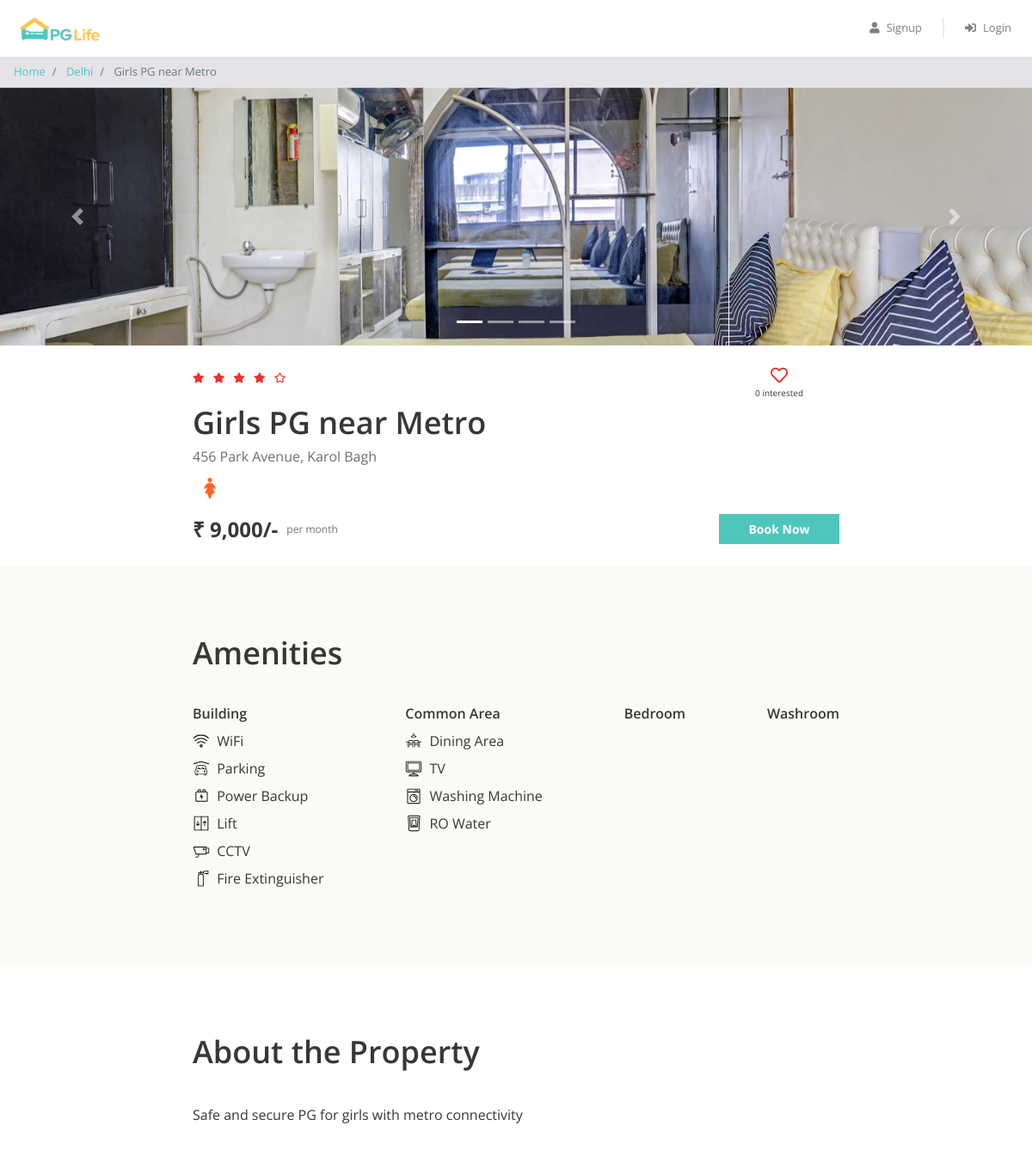
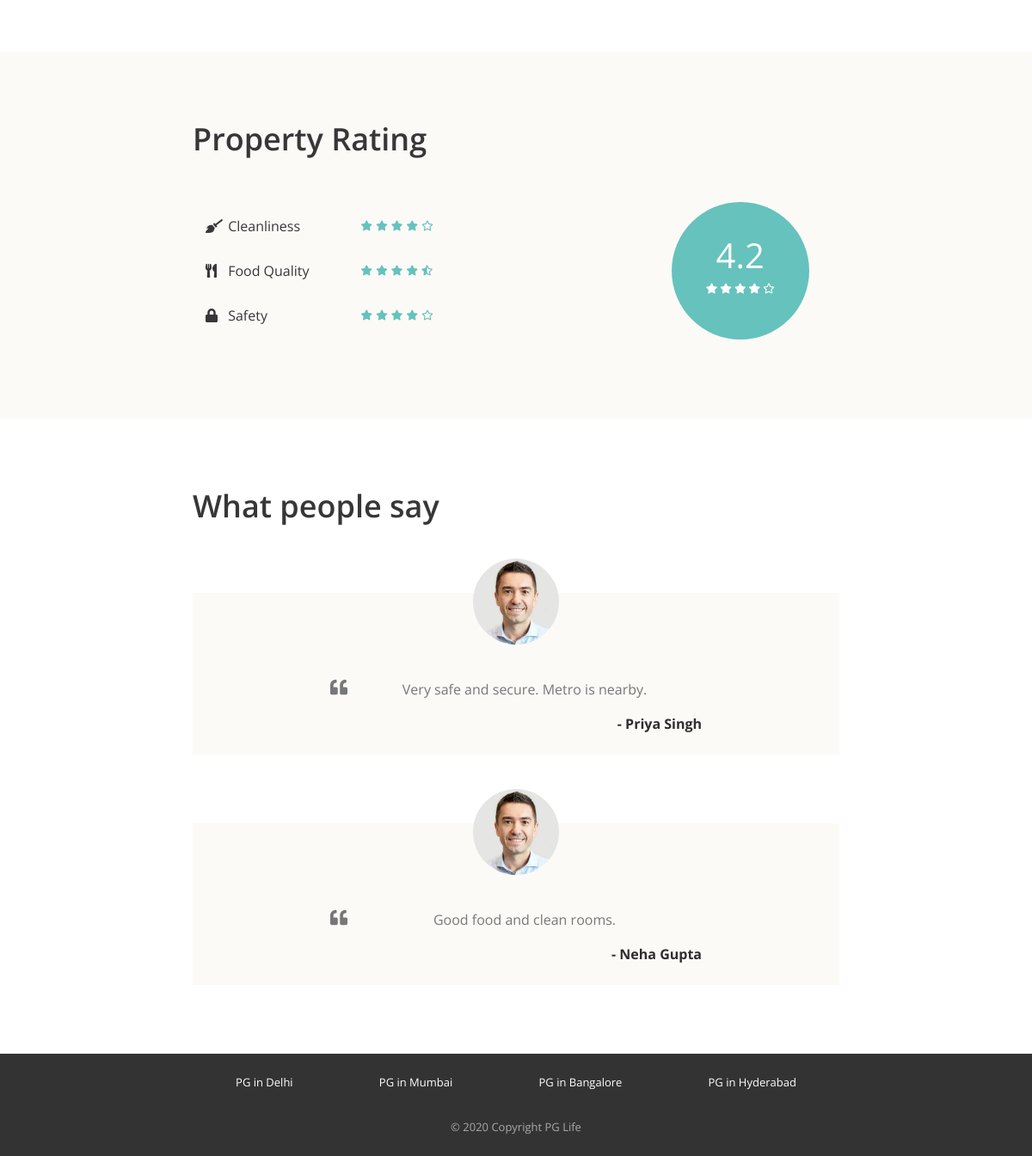
Screenshot of /property_detail.php?property_id=2 with the database file from the repository (2 pictures, top to bottom).
### tables this page shows
CREATE TABLE IF NOT EXISTS properties (
    id INT AUTO_INCREMENT PRIMARY KEY,
    city_id INT NOT NULL,
    name VARCHAR(255) NOT NULL,
    address TEXT NOT NULL,
    gender VARCHAR(10) NOT NULL,
    rent INT NOT NULL,
    rating_clean DECIMAL(2,1) DEFAULT 0,
    rating_food DECIMAL(2,1) DEFAULT 0,
    rating_safety DECIMAL(2,1) DEFAULT 0,
    description TEXT,
    FOREIGN KEY (city_id) REFERENCES cities(id)
);

CREATE TABLE IF NOT EXISTS cities (
    id INT AUTO_INCREMENT PRIMARY KEY,
    name VARCHAR(255) NOT NULL UNIQUE
);

CREATE TABLE IF NOT EXISTS amenities (
    id INT AUTO_INCREMENT PRIMARY KEY,
    name VARCHAR(255) NOT NULL,
    type VARCHAR(50) NOT NULL,
    icon VARCHAR(255) NOT NULL
);

CREATE TABLE IF NOT EXISTS testimonials (
    id INT AUTO_INCREMENT PRIMARY KEY,
    property_id INT NOT NULL,
    user_name VARCHAR(255) NOT NULL,
    content TEXT NOT NULL,
    FOREIGN KEY (property_id) REFERENCES properties(id)
);

### property_detail.php (the view, shortened to what this page needs)
<?php
$property_id = $_GET["property_id"];
$sql_1 = "SELECT *, p.id AS property_id, p.name AS property_name, c.name AS city_name
            FROM properties p
            INNER JOIN cities c ON p.city_id = c.id
            WHERE p.id = $property_id";
$result_1 = mysqli_query($conn, $sql_1);
$property = mysqli_fetch_assoc($result_1);
$sql_2 = "SELECT * FROM testimonials WHERE property_id = $property_id";
$result_2 = mysqli_query($conn, $sql_2);
$testimonials = mysqli_fetch_all($result_2, MYSQLI_ASSOC);
$sql_3 = "SELECT a.*
            FROM amenities a
            INNER JOIN properties_amenities pa ON a.id = pa.amenity_id
            WHERE pa.property_id = $property_id";
$result_3 = mysqli_query($conn, $sql_3);
$amenities = mysqli_fetch_all($result_3, MYSQLI_ASSOC);
$sql_4 = "SELECT * FROM interested_users_properties WHERE property_id = $property_id";
$result_4 = mysqli_query($conn, $sql_4);
$interested_users_count = mysqli_num_rows($result_4);
?>
<!DOCTYPE html>
<html lang="en">
<head>
    <?php
    include "includes/head_links.php";
    ?>
    <link href="css/property_detail.css" rel="stylesheet" />
</head>
<body>
    <?php
    include "includes/header.php";
    ?>
    <nav aria-label="breadcrumb">
        <ol class="breadcrumb py-2">
            <li class="breadcrumb-item">
                <a href="index.php">Home</a>
            </li>
            <li class="breadcrumb-item">
                <a href="property_list.php?city=<?= $property['city_name']; ?>"><?= $property['city_name']; ?></a>
            </li>
            <li class="breadcrumb-item active" aria-current="page">
                <?= $property['property_name']; ?>
            </li>
        </ol>
    </nav>
    <div id="property-images" class="carousel slide" data-ride="carousel">
        <ol class="carousel-indicators">
            <?php
            $property_images = glob("img/properties/" . $property['property_id'] . "/*");
            foreach ($property_images as $index => $property_image) {
            ?>
                <li data-target="#property-images" data-slide-to="<?= $index ?>" class="<?= $index == 0 ? "active" : ""; ?>"></li>
            <?php
            }
            ?>
        </ol>
        <div class="carousel-inner">
            <?php
            foreach ($property_images as $index => $property_image) {
            ?>
                <div class="carousel-item <?= $index == 0 ? "active" : ""; ?>">
                    <img class="d-block w-100" src="<?= $property_image ?>" alt="slide">
                </div>
            <?php
            }
            ?>
        </div>
        <a class="carousel-control-prev" href="#property-images" role="button" data-slide="prev">
            <span class="carousel-control-prev-icon" aria-hidden="true"></span>
        </a>
        <a class="carousel-control-next" href="#property-images" role="button" data-slide="next">
            <span class="carousel-control-next-icon" aria-hidden="true"></span>
        </a>
    </div>
    <div class="property-summary page-container">
        <div class="row no-gutters justify-content-between">
            <?php
            $total_rating = ($property['rating_clean'] + $property['rating_food'] + $property['rating_safety']) / 3;
            $total_rating = round($total_rating, 1);
            ?>
            <div class="star-container" title="<?= $total_rating ?>">
                <?php
                $rating = $total_rating;
                for ($i = 0; $i < 5; $i++) {
                    if ($rating >= $i + 0.8) {
                ?>
                        <i class="fas fa-star"></i>
                    <?php
                    } elseif ($rating >= $i + 0.3) {
                    ?>
                        <i class="fas fa-star-half-alt"></i>
                    <?php
                    } else {
                    ?>
                        <i class="far fa-star"></i>
                <?php
                    }
                }
                ?>
            </div>
            <div class="interested-container">
                <?php
                $is_interested = false;
                if ($is_interested) {
                ?>
                    <i class="is-interested-image fas fa-heart"></i>
                <?php
                } else {
                ?>
                    <i class="is-interested-image far fa-heart"></i>
                <?php
                }
                ?>
                <div class="interested-text">
                    <span class="interested-user-count"><?= $interested_users_count ?></span> interested
                </div>
            </div>
        </div>
        <div class="detail-container">
            <div class="property-name"><?= $property['property_name'] ?></div>
            <div class="property-address"><?= $property['address'] ?></div>
            <div class="property-gender">
                <?php
                if ($property['gender'] == "male") {
                ?>
                    <img src="img/male.png">
                <?php
                } elseif ($property['gender'] == "female") {
                ?>
                    <img src="img/female.png">
                <?php
                } else {
                ?>
                    <img src="img/unisex.png">
                <?php
                }
                ?>
            </div>
        </div>
        <div class="row no-gutters">
            <div class="rent-container col-6">
                <div class="rent">₹ <?= number_format($property['rent']) ?>/-</div>
                <div class="rent-unit">per month</div>
            </div>
            <div class="button-container col-6">
                <a href="#" class="btn btn-primary">Book Now</a>
            </div>
        </div>
    </div>
    <div class="property-amenities">
        <div class="page-container">
            <h1>Amenities</h1>
            <div class="row justify-content-between">
                <div class="col-md-auto">
                    <h5>Building</h5>
                    <?php
                    foreach ($amenities as $amenity) {
                        if ($amenity['type'] == "Building") {
                    ?>
                            <div class="amenity-container">
                                <img src="img/amenities/<?= $amenity['icon'] ?>.svg">
                                <span><?= $amenity['name'] ?></span>
                            </div>
                    <?php
                        }
                    }
                    ?>
                </div>
                <div class="col-md-auto">
                    <h5>Common Area</h5>
                    <?php
                    foreach ($amenities as $amenity) {
                        if ($amenity['type'] == "Common Area") {
                    ?>
                            <div class="amenity-container">
                                <img src="img/amenities/<?= $amenity['icon'] ?>.svg">
                                <span><?= $amenity['name'] ?></span>
                            </div>
                    <?php
                        }
                    }
                    ?>
                </div>
                <div class="col-md-auto">
                    <h5>Bedroom</h5>
                </div>
                <div class="col-md-auto">
                    <h5>Washroom</h5>
                </div>
            </div>
        </div>
    </div>
    <div class="property-about page-container">
        <h1>About the Property</h1>
        <p><?= $property['description'] ?></p>
    </div>
    <div class="property-rating">
        <div class="page-container">
            <h1>Property Rating</h1>
            <div class="row align-items-center justify-content-between">
                <div class="col-md-6">
                    <div class="rating-criteria row">
                        <div class="col-6">
                            <i class="rating-criteria-icon fas fa-broom"></i>
                            <span class="rating-criteria-text">Cleanliness</span>
                        </div>
                        <div class="rating-criteria-star-container col-6" title="<?= $property['rating_clean'] ?>">
                            <?php
                            $rating = $property['rating_clean'];
                            for ($i = 0; $i < 5; $i++) {
                                if ($rating >= $i + 0.8) {
                            ?>
                                    <i class="fas fa-star"></i>
                                <?php
                                } elseif ($rating >= $i + 0.3) {
                                ?>
                                    <i class="fas fa-star-half-alt"></i>
                                <?php
                                } else {
                                ?>
                                    <i class="far fa-star"></i>
                            <?php
                                }
                            }
                            ?>
                        </div>
                    </div>
                    <div class="rating-criteria row">
                        <div class="col-6">
                            <i class="rating-criteria-icon fas fa-utensils"></i>
                            <span class="rating-criteria-text">Food Quality</span>
                        </div>
                        <div class="rating-criteria-star-container col-6" title="<?= $property['rating_food'] ?>">
                            <?php
                            $rating = $property['rating_food'];
                            for ($i = 0; $i < 5; $i++) {
                                if ($rating >= $i + 0.8) {
                            ?>
                                    <i class="fas fa-star"></i>
                                <?php
                                } elseif ($rating >= $i + 0.3) {
                                ?>
                                    <i class="fas fa-star-half-alt"></i>
                                <?php
                                } else {
                                ?>
                                    <i class="far fa-star"></i>
                            <?php
                                }
                            }
                            ?>
                        </div>
                    </div>
                    <div class="rating-criteria row">
                        <div class="col-6">
                            <i class="rating-criteria-icon fa fa-lock"></i>
                            <span class="rating-criteria-text">Safety</span>
                        </div>
                        <div class="rating-criteria-star-container col-6" title="<?= $property['rating_safety'] ?>">
                            <?php
                            $rating = $property['rating_safety'];
                            for ($i = 0; $i < 5; $i++) {
                                if ($rating >= $i + 0.8) {
                            ?>
                                    <i class="fas fa-star"></i>
                                <?php
                                } elseif ($rating >= $i + 0.3) {
                                ?>
                                    <i class="fas fa-star-half-alt"></i>
                                <?php
                                } else {
                                ?>
                                    <i class="far fa-star"></i>
                            <?php
                                }
                            }
                            ?>
                        </div>
                    </div>
                </div>
                <div class="col-md-4">
                    <div class="rating-circle">
                        <?php
                        $total_rating = ($property['rating_clean'] + $property['rating_food'] + $property['rating_safety']) / 3;
                        $total_rating = round($total_rating, 1);
                        ?>
                        <div class="total-rating"><?= $total_rating ?></div>
                        <div class="rating-circle-star-container">
                            <?php
                            $rating = $total_rating;
                            for ($i = 0; $i < 5; $i++) {
                                if ($rating >= $i + 0.8) {
                            ?>
                                    <i class="fas fa-star"></i>
                                <?php
                                } elseif ($rating >= $i + 0.3) {
                                ?>
                                    <i class="fas fa-star-half-alt"></i>
                                <?php
                                } else {
                                ?>
                                    <i class="far fa-star"></i>
                            <?php
                                }
                            }
                            ?>
                        </div>
                    </div>
                </div>
            </div>
        </div>
    </div>
    <div class="property-testimonials page-container">
        <h1>What people say</h1>
        <?php
        foreach ($testimonials as $testimonial) {
        ?>
            <div class="testimonial-block">
                <div class="testimonial-image-container">
                    <img class="testimonial-img" src="img/man.png">
                </div>
                <div class="testimonial-text">
                    <i class="fa fa-quote-left" aria-hidden="true"></i>
                    <p><?= $testimonial['content'] ?></p>
                </div>
                <div class="testimonial-name">- <?= $testimonial['user_name'] ?></div>
            </div>
        <?php
        }
        ?>
    </div>
    <?php
    include "includes/footer.php";
    ?>
</body>
</html>

### rows the page displays
properties: city.name "Delhi", name "Girls PG near Metro", address "456 Park Avenue, Karol Bagh", rent "9,000", description "Safe and secure PG for girls with metro connectivity", total_rating "4.2"
amenities: icon (picture), name "WiFi"
amenities: icon (picture), name "Parking"
amenities: icon (picture), name "Power Backup"
amenities: icon (picture), name "Lift"
amenities: icon (picture), name "CCTV"
amenities: icon (picture), name "Fire Extinguisher"
amenities: icon (picture), name "Dining Area"
amenities: shows a picture, name "TV"
amenities: icon (picture), name "Washing Machine"
amenities: icon (picture), name "RO Water"
testimonials: content "Very safe and secure. Metro is nearby.", user_name "Priya Singh"
testimonials: content "Good food and clean rooms.", user_name "Neha Gupta"

### other values shown
$interested_users_count "0"
